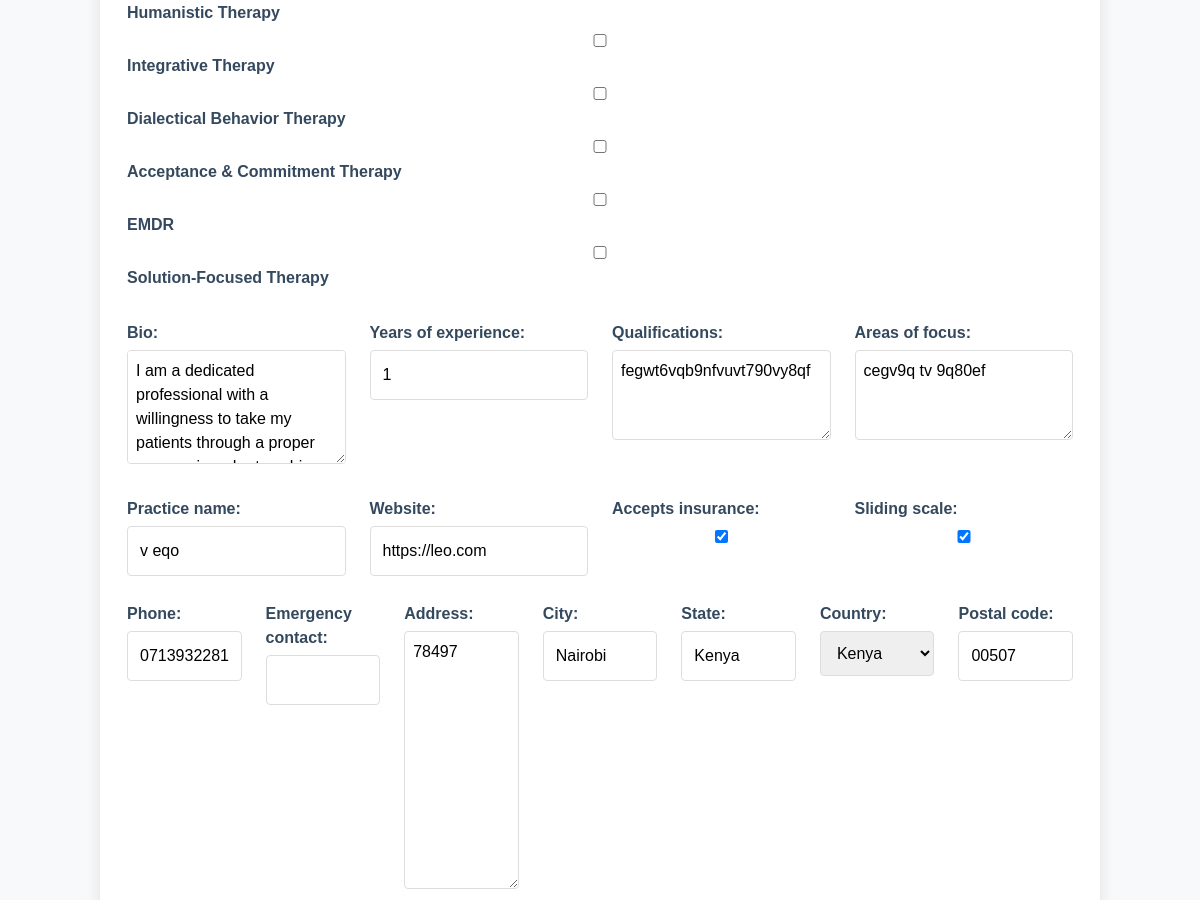
/professional_profile/ (signed in, middle part), run on an earlier commit of the app's database.
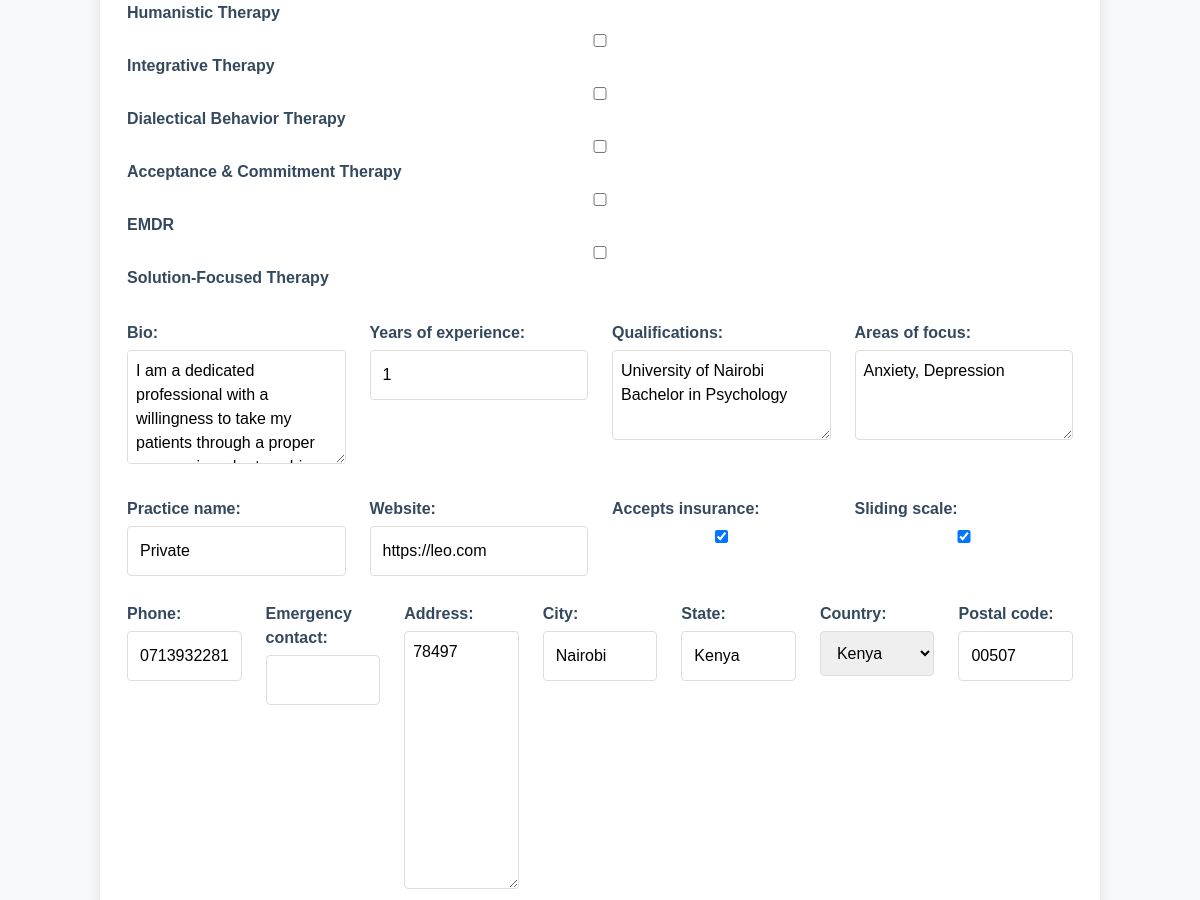
And on a later commit of the database.
### website/models.py (models this page shows, shortened)
class MentalHealthProfessional(models.Model):
    PROFESSION_CHOICES = [
        ('PSY', 'Psychiatrist'),
        ('CLP', 'Clinical Psychologist'),
        ('CP', 'Counseling Psychologist'),
        ('SW', 'Clinical Social Worker'),
        ('MFT', 'Marriage & Family Therapist'),
        ('LPC', 'Licensed Professional Counselor'),
        ('ART', 'Art Therapist'),
        ('MHC', 'Mental Health Counselor'),
    ]
    APPROACH_CHOICES = [
        ('CBT', 'Cognitive Behavioral Therapy'),
        ('PDY', 'Psychodynamic Therapy'),
        ('HMN', 'Humanistic Therapy'),
        ('INT', 'Integrative Therapy'),
        ('DBT', 'Dialectical Behavior Therapy'),
        ('ACT', 'Acceptance & Commitment Therapy'),
        ('EMD', 'EMDR'),
        ('SOL', 'Solution-Focused Therapy'),
    ]
    user = models.OneToOneField(User, on_delete=models.CASCADE, related_name='mental_health_pro')
    profession = models.CharField(max_length=3, choices=PROFESSION_CHOICES)
    license_number = models.CharField(max_length=50, unique=True)
    license_state = models.CharField(max_length=50, null=True, blank=True)
    therapeutic_approaches = models.CharField(max_length=200, null=True, blank=True)  # Comma-separated list of APPROACH_CHOICES
    bio = models.TextField(blank=True)
    profile_complete = models.BooleanField(default=False)
    years_of_experience = models.PositiveIntegerField(default=0)
    qualifications = models.TextField(null=True, blank=True)
    areas_of_focus = models.TextField(help_text="Specific mental health conditions or populations you specialize in")
    practice_name = models.CharField(max_length=200, blank=True)
    website = models.URLField(blank=True)
    accepts_insurance = models.BooleanField(default=False)
    sliding_scale = models.BooleanField(default=False)
    phone = models.CharField(max_length=20)
    emergency_contact = models.CharField(max_length=20, blank=True)
    address = models.TextField(blank=True)
    city = models.CharField(max_length=100)
    state = models.CharField(max_length=100)
    country = CountryField()
    postal_code = models.CharField(max_length=20)
    session_format = models.CharField(max_length=100,
                                   choices=[('INP', 'In-person'), ('ONL', 'Online'), ('BOTH', 'Both')])
    session_length = models.PositiveIntegerField(default=50, help_text="Typical session length in minutes")
    session_fee = models.DecimalField(max_digits=6, decimal_places=2, default=0.00,  # Add default value
        help_text="Fee per session in your local currency")
    availability = models.TextField(help_text="Your typical availability (e.g., Mon-Wed 9am-5pm)")
    profile_picture = models.ImageField(upload_to='therapists/profile_pics/', blank=True)
    license_verification = models.FileField(upload_to='therapists/license_docs/')
    crisis_protocol = models.TextField(blank=True, help_text="Your protocol for handling client crises")
    created_at = models.DateTimeField(auto_now_add=True)
    updated_at = models.DateTimeField(auto_now=True)

### website/appointment_views.py (the view)
# urls.py: path('professional_profile/', appointment_views.professional_profile, name='professional_profile'),
@login_required
def professional_profile(request):
    try:
        professional = MentalHealthProfessional.objects.get(user=request.user)
    except MentalHealthProfessional.DoesNotExist:
        professional = MentalHealthProfessional(user=request.user)
    if request.method == 'POST':
        form = MentalHealthProfessionalForm(request.POST, request.FILES, instance=professional)
        if form.is_valid():
            professional = form.save(commit=False)
            if not professional.user_id:
                professional.user = request.user
            form.save()  # This will save both the user and the professional profile
            messages.success(request, "Changes saved successfully!")
            return redirect('profile_preview')
        else:
            print("Form errors:", form.errors)  # Debug output
    else:
        form = MentalHealthProfessionalForm(instance=professional)
    return render(request, 'profiles/professional_profile.html', {'form': form})

### website/templates/profiles/professional_profile.html (shortened to what this page needs)
{% extends 'base.html' %}
{% block content %}
<div class="professional-edit-container">
    <form method="post" enctype="multipart/form-data">
        <div class="form-row">
            <div class="form-group">
                {{ form.therapeutic_approaches }}
            </div>
        </div>
        <div class="form-row">
            <div class="form-group">
                {{ form.bio.label_tag }} {{ form.bio }}
            </div>
            <div class="form-group">
                {{ form.years_of_experience.label_tag }} {{ form.years_of_experience }}
            </div>
            <div class="form-group">
                {{ form.qualifications.label_tag }} {{ form.qualifications }}
            </div>
            <div class="form-group">
                {{ form.areas_of_focus.label_tag }} {{ form.areas_of_focus }}
            </div>
        </div>
        <div class="form-row">
            <div class="form-group">
                {{ form.practice_name.label_tag }} {{ form.practice_name }}
            </div>
            <div class="form-group">
                {{ form.website.label_tag }} {{ form.website }}
            </div>
            <div class="form-group">
                {{ form.accepts_insurance.label_tag }} {{ form.accepts_insurance }}
            </div>
            <div class="form-group">
                {{ form.sliding_scale.label_tag }} {{ form.sliding_scale }}
            </div>
        </div>
        <div class="form-row">
            <div class="form-group">
                {{ form.phone.label_tag }} {{ form.phone }}
            </div>
            <div class="form-group">
                {{ form.emergency_contact.label_tag }} {{ form.emergency_contact }}
            </div>
            <div class="form-group">
                {{ form.address.label_tag }} {{ form.address }}
            </div>
            <div class="form-group">
                {{ form.city.label_tag }} {{ form.city }}
            </div>
            <div class="form-group">
                {{ form.state.label_tag }} {{ form.state }}
            </div>
            <div class="form-group">
                {{ form.country.label_tag }} {{ form.country }}
            </div>
            <div class="form-group">
                {{ form.postal_code.label_tag }} {{ form.postal_code }}
            </div>
        </div>
    </form>
</div>
{% endblock %}

What changed in the data, as far as the page shows it:
changed MentalHealthProfessional "https://leo.com": qualifications "fegwt6vqb9nfvuvt790vy8qf" → "University of Nairobi Bachelor in Psychology"; areas_of_focus "cegv9q tv 9q80ef" → "Anxiety, Depression"; practice_name "v eqo" → "Private"
